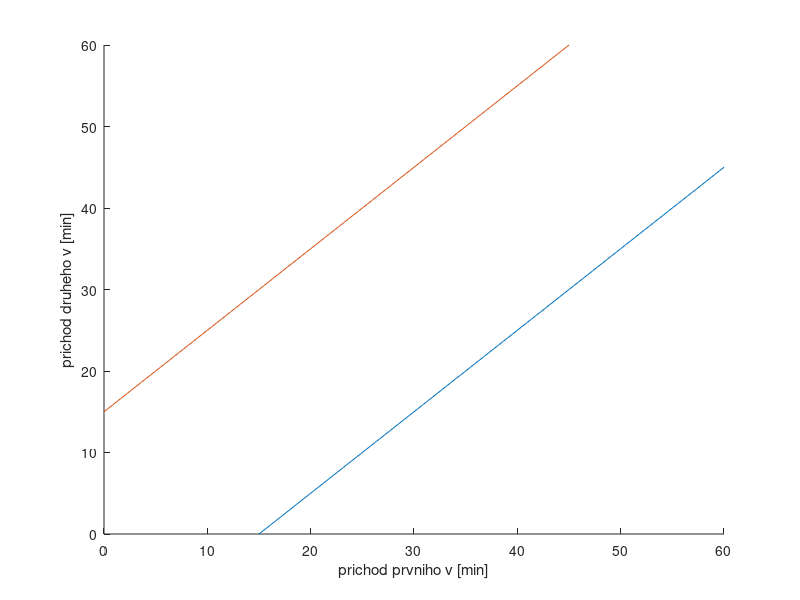

Reproduce this figure in MATLAB.
clear all
clc

%vykreslí graf, který rozdělí oblast kde se potkají a kde již ne. 
%vodorovná osa příchod prvního
%svislá osa příchod druhého
%diagonála přijdou ve stejný čas
x=linspace(15,60);
y=linspace(0,45);

hold on
plot(x,y)
plot(y,x)
xlabel('prichod prvniho v [min]');
ylabel('prichod druheho v [min]');
hold off

P=1-(45*45)/(60*60)
